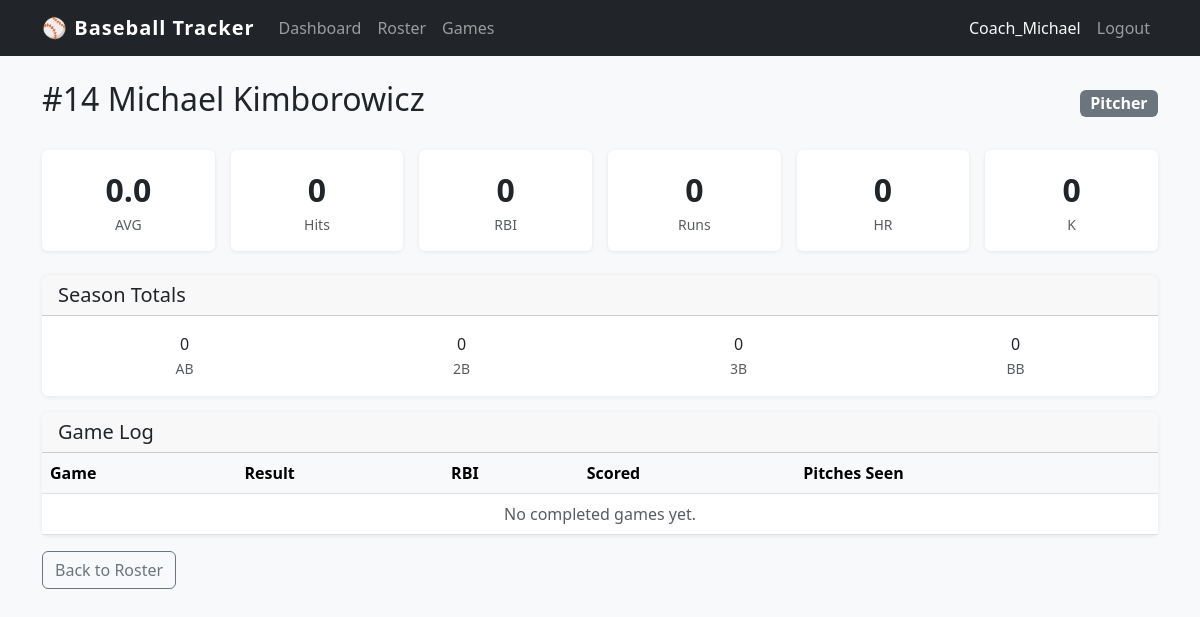
The page /roster/1/stats/ (signed in) on the database its author committed.
### core/models.py (models this page shows, shortened)
class Player(models.Model):
    POSITIONS = [
        ('P', 'Pitcher'), ('C', 'Catcher'), ('1B', 'First Base'),
        ('2B', 'Second Base'), ('3B', 'Third Base'), ('SS', 'Shortstop'),
        ('LF', 'Left Field'), ('CF', 'Center Field'), ('RF', 'Right Field'),
        ('DH', 'Designated Hitter'),
    ]
    first_name = models.CharField(max_length=50)
    last_name = models.CharField(max_length=50)
    jersey_number = models.IntegerField(unique=True)
    position = models.CharField(max_length=3, choices=POSITIONS)
    is_active = models.BooleanField(default=True)
    created_by = models.ForeignKey(User, on_delete=models.CASCADE)
    def __str__(self):
        return f"#{self.jersey_number} {self.first_name} {self.last_name}"
    class Meta:
        ordering = ['jersey_number']

### core/views.py (the view, shortened to what this page needs)
# urls.py: path('roster/<int:pk>/stats/', views.player_stats, name='player_stats'),
@login_required
def player_stats(request, pk):
    player = get_object_or_404(Player, pk=pk, created_by=request.user)
    all_abs = AtBat.objects.filter(player=player, game__is_complete=True).select_related('game')
    total_abs = all_abs.exclude(result__in=['BB','HBP','']).count()
    hits = all_abs.filter(result__in=['1B','2B','3B','HR']).count()
    doubles = all_abs.filter(result='2B').count()
    triples = all_abs.filter(result='3B').count()
    homers = all_abs.filter(result='HR').count()
    walks = all_abs.filter(result='BB').count()
    strikeouts = all_abs.filter(result__in=['K','KL']).count()
    rbi = sum(ab.rbi for ab in all_abs)
    runs = all_abs.filter(runs_scored=True).count()
    avg = round(hits / total_abs, 3) if total_abs > 0 else 0.000
    game_logs = []
    return render(request, 'core/player_stats.html', {
        'player': player,
        'avg': avg, 'hits': hits, 'total_abs': total_abs,
        'doubles': doubles, 'triples': triples, 'homers': homers,
        'walks': walks, 'strikeouts': strikeouts,
        'rbi': rbi, 'runs': runs,
        'game_logs': game_logs,
    })

### core/templates/core/player_stats.html (shortened to what this page needs)
{% extends 'core/base.html' %}
{% block content %}
<div class="d-flex justify-content-between align-items-center mb-4">
  <h2>#{{ player.jersey_number }} {{ player.first_name }} {{ player.last_name }}</h2>
  <span class="badge bg-secondary fs-6">{{ player.get_position_display }}</span>
</div>
<div class="row g-3 mb-4">
  <div class="col-md-2"><div class="card text-center p-3"><div class="fs-2 fw-bold">{{ avg }}</div><div class="text-muted small">AVG</div></div></div>
  <div class="col-md-2"><div class="card text-center p-3"><div class="fs-2 fw-bold">{{ hits }}</div><div class="text-muted small">Hits</div></div></div>
  <div class="col-md-2"><div class="card text-center p-3"><div class="fs-2 fw-bold">{{ rbi }}</div><div class="text-muted small">RBI</div></div></div>
  <div class="col-md-2"><div class="card text-center p-3"><div class="fs-2 fw-bold">{{ runs }}</div><div class="text-muted small">Runs</div></div></div>
  <div class="col-md-2"><div class="card text-center p-3"><div class="fs-2 fw-bold">{{ homers }}</div><div class="text-muted small">HR</div></div></div>
  <div class="col-md-2"><div class="card text-center p-3"><div class="fs-2 fw-bold">{{ strikeouts }}</div><div class="text-muted small">K</div></div></div>
</div>
<div class="card mb-3">
  <div class="card-header"><h5 class="mb-0">Season Totals</h5></div>
  <div class="card-body">
    <div class="row text-center">
      <div class="col">{{ total_abs }}<br><small class="text-muted">AB</small></div>
      <div class="col">{{ doubles }}<br><small class="text-muted">2B</small></div>
      <div class="col">{{ triples }}<br><small class="text-muted">3B</small></div>
      <div class="col">{{ walks }}<br><small class="text-muted">BB</small></div>
    </div>
  </div>
</div>
<div class="card">
  <div class="card-header"><h5 class="mb-0">Game Log</h5></div>
  <table class="table table-hover mb-0">
    <thead class="table-light">
      <tr><th>Game</th><th>Result</th><th>RBI</th><th>Scored</th><th>Pitches Seen</th></tr>
    </thead>
    <tbody>
      {% for log in game_logs %}
      <tr>
        <td><a href="{% url 'game_summary' log.game.pk %}">{{ log.game }}</a></td>
        <td><span class="badge bg-secondary">{{ log.result }}</span></td>
        <td>{{ log.rbi }}</td>
        <td>{% if log.scored %}Yes{% endif %}</td>
        <td>{{ log.pitches }}</td>
      </tr>
      {% empty %}
      <tr><td colspan="5" class="text-center text-muted">No completed games yet.</td></tr>
      {% endfor %}
    </tbody>
  </table>
</div>
<div class="mt-3">
  <a href="{% url 'roster' %}" class="btn btn-outline-secondary">Back to Roster</a>
</div>
{% endblock %}

### core/templates/core/base.html (shortened to what this page needs)
<!DOCTYPE html>
<html lang="en">
<head>
  <link href="https://cdn.jsdelivr.net/npm/bootstrap@5.3.0/dist/css/bootstrap.min.css" rel="stylesheet">
</head>
<body>
<nav class="navbar navbar-expand-lg navbar-dark bg-dark mb-4">
  <div class="container">
    <a class="navbar-brand" href="{% url 'dashboard' %}">⚾ Baseball Tracker</a>
    <div class="collapse navbar-collapse" id="nav">
      <ul class="navbar-nav me-auto">
        {% if user.is_authenticated %}
        <li class="nav-item"><a class="nav-link" href="{% url 'dashboard' %}">Dashboard</a></li>
        <li class="nav-item"><a class="nav-link" href="{% url 'roster' %}">Roster</a></li>
        <li class="nav-item"><a class="nav-link" href="{% url 'game_list' %}">Games</a></li>
        {% endif %}
      </ul>
      <ul class="navbar-nav">
        {% if user.is_authenticated %}
        <li class="nav-item"><span class="nav-link text-light">{{ user.username }}</span></li>
        <li class="nav-item"><a class="nav-link" href="{% url 'logout' %}">Logout</a></li>
        {% endif %}
      </ul>
    </div>
  </div>
</nav>
<div class="container pb-5">
  {% block content %}{% endblock %}
</div>
</body>
</html>

### core/templates/core/base.html (style rules this page uses)
body { background-color: #f8f9fa; }
.navbar-brand { font-weight: 700; letter-spacing: 1px; }
.card { border: none; box-shadow: 0 1px 4px rgba(0,0,0,.08); }

### rows shown on the page
Player: jersey_number "14", first_name "Michael", last_name "Kimborowicz", position "Pitcher"

### other values the page prints
{{ user.username }} "Coach_Michael"
{{ avg }} "0.0"
{{ hits }} "0"
{{ rbi }} "0"
{{ runs }} "0"
{{ homers }} "0"
{{ strikeouts }} "0"
{{ total_abs }} "0"
{{ doubles }} "0"
{{ triples }} "0"
{{ walks }} "0"
